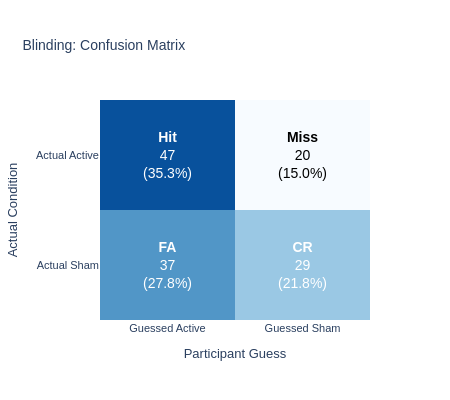
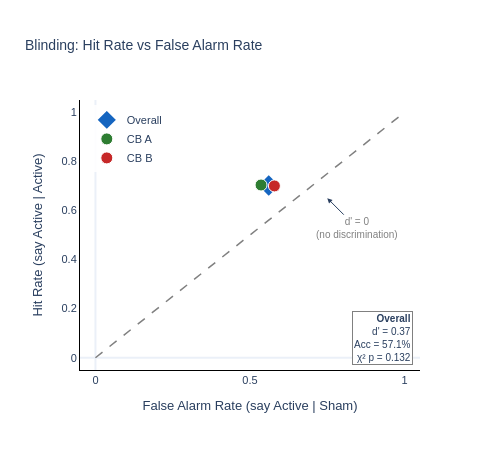

Notebook source saved alongside these figures, in order:
### Markdown cell above
---
## 3. Blinding Integrity

### Code cell
# Signal detection analysis of blinding
blinding_results = run_blinding_analysis(data_clean)

if blinding_results['blinding_intact']:
    print('\n✓ Blinding appears intact')
else:
    print('\n⚠ Blinding may be compromised — interpret with caution')

### Figure 1 — Plotly figure (JSON) as saved in the notebook; plotly's stock layout.template omitted (floating-point values rounded to 4 significant figures)
{"data": [{"colorscale": [[0, "#f7fbff"], [0.5, "#6baed6"], [1, "#08519c"]], "hovertemplate": "%{y} → %{x}<br>Count: %{z}<extra></extra>", "showscale": false, "type": "heatmap", "x": ["Guessed Active", "Guessed Sham"], "y": ["Actual Active", "Actual Sham"], "z": [[47, 20], [37, 29]]}], "layout": {"annotations": [{"font": {"color": "white", "size": 14}, "showarrow": false, "text": "<b>Hit</b><br>47<br>(35.3%)", "x": 0, "y": 0}, {"font": {"color": "black", "size": 14}, "showarrow": false, "text": "<b>Miss</b><br>20<br>(15.0%)", "x": 1, "y": 0}, {"font": {"color": "white", "size": 14}, "showarrow": false, "text": "<b>FA</b><br>37<br>(27.8%)", "x": 0, "y": 1}, {"font": {"color": "white", "size": 14}, "showarrow": false, "text": "<b>CR</b><br>29<br>(21.8%)", "x": 1, "y": 1}], "font": {"family": "Arial", "size": 11}, "height": 400, "title": {"font": {"size": 14}, "text": "Blinding: Confusion Matrix"}, "width": 450, "xaxis": {"autorange": true, "range": [-0.5, 1.5], "showgrid": false, "side": "bottom", "title": {"text": "Participant Guess"}, "type": "category"}, "yaxis": {"autorange": true, "range": [1.5, -0.5], "showgrid": false, "title": {"text": "Actual Condition"}, "type": "category"}}}

### Figure 2 — Plotly figure (JSON) as saved in the notebook; plotly's stock layout.template omitted (floating-point values rounded to 4 significant figures)
{"data": [{"hoverinfo": "skip", "line": {"color": "gray", "dash": "dash", "width": 1.5}, "mode": "lines", "showlegend": false, "type": "scatter", "x": [0, 1], "y": [0, 1]}, {"hovertemplate": "Overall<br>Hit: 70.1%<br>FA: 56.1%<br>d' = 0.37<extra></extra>", "marker": {"color": "#1565C0", "line": {"color": "white", "width": 2}, "size": 18, "symbol": "diamond"}, "mode": "markers", "name": "Overall", "type": "scatter", "x": [0.5606], "y": [0.7015]}, {"hovertemplate": "CB A<br>Hit: 70.4%<br>FA: 53.6%<br>d' = 0.43<extra></extra>", "marker": {"color": "#2E7D32", "line": {"color": "white", "width": 1}, "size": 12, "symbol": "circle"}, "mode": "markers", "name": "CB A", "type": "scatter", "x": [0.5357], "y": [0.7037]}, {"hovertemplate": "CB B<br>Hit: 70.0%<br>FA: 57.9%<br>d' = 0.32<extra></extra>", "marker": {"color": "#C62828", "line": {"color": "white", "width": 1}, "size": 12, "symbol": "circle"}, "mode": "markers", "name": "CB B", "type": "scatter", "x": [0.5789], "y": [0.7]}], "layout": {"annotations": [{"arrowhead": 2, "ax": 30, "ay": 30, "font": {"color": "gray", "size": 10}, "showarrow": true, "text": "d' = 0<br>(no discrimination)", "x": 0.75, "y": 0.65}, {"align": "right", "bgcolor": "rgba(255,255,255,0.9)", "bordercolor": "gray", "borderwidth": 1, "font": {"size": 10}, "showarrow": false, "text": "<b>Overall</b><br>d' = 0.37<br>Acc = 57.1%<br>χ² p = 0.132", "x": 0.98, "xanchor": "right", "xref": "paper", "y": 0.02, "yanchor": "bottom", "yref": "paper"}], "font": {"family": "Arial", "size": 11}, "height": 450, "legend": {"bgcolor": "rgba(255,255,255,0.9)", "x": 0.02, "y": 0.98}, "title": {"font": {"size": 14}, "text": "Blinding: Hit Rate vs False Alarm Rate"}, "width": 500, "xaxis": {"linecolor": "black", "linewidth": 1, "range": [-0.05, 1.05], "showgrid": false, "title": {"text": "False Alarm Rate (say Active | Sham)"}, "type": "linear"}, "yaxis": {"linecolor": "black", "linewidth": 1, "range": [-0.05, 1.05], "showgrid": false, "title": {"text": "Hit Rate (say Active | Active)"}, "type": "linear"}}}
